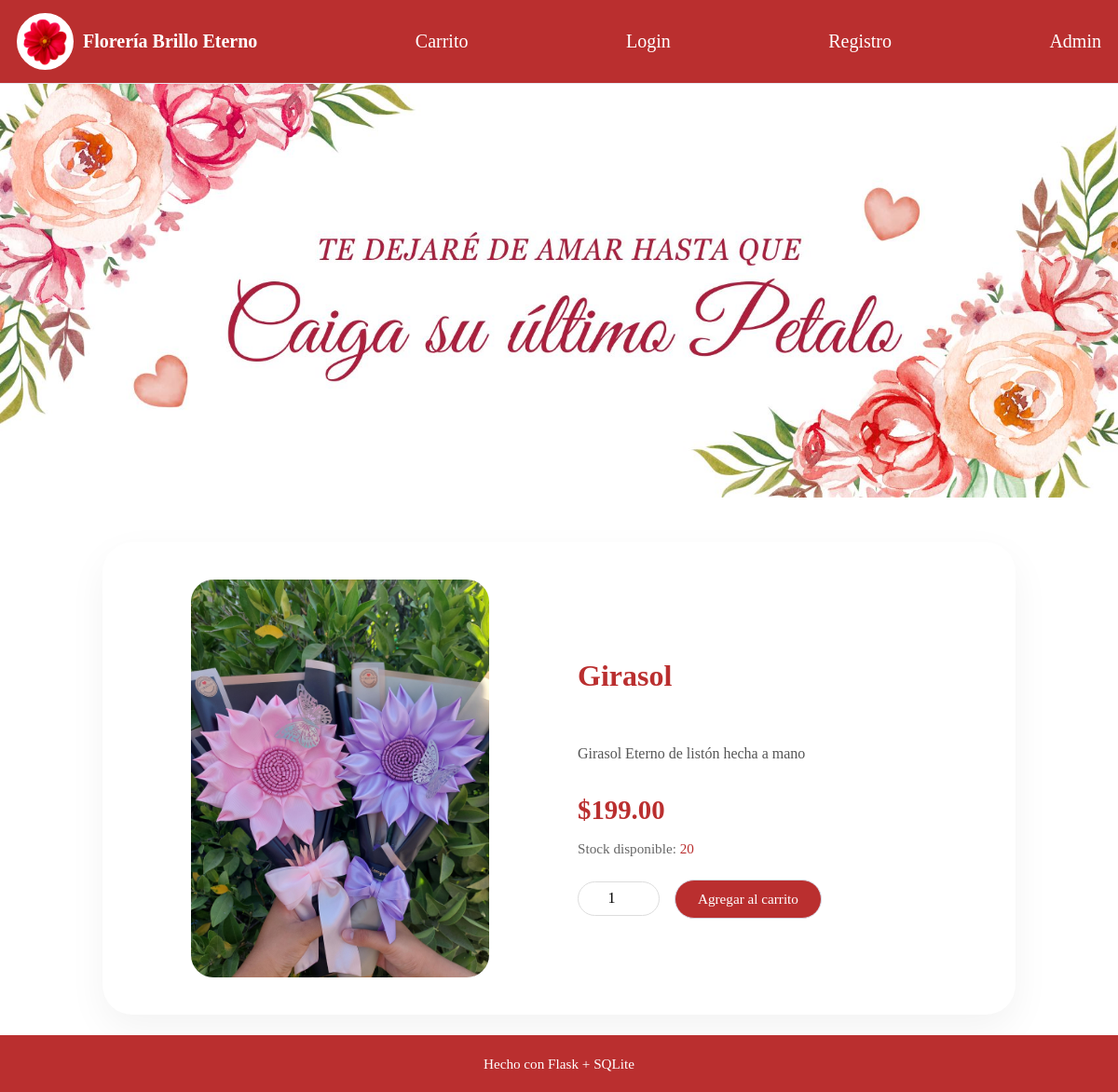
The page /producto/1 on the database its author committed.
### tables this page shows
CREATE TABLE productos(
                    id INTEGER PRIMARY KEY AUTOINCREMENT,
                    nombre TEXT NOT NULL,
                    descripcion TEXT,
                    precio REAL NOT NULL CHECK(precio >= 0),
                    stock INTEGER NOT NULL DEFAULT 0 CHECK(stock >= 0),
                    imagen TEXT DEFAULT 'default.jpg'
                );

### app.py (the view)
@app.route("/producto/<int:producto_id>")
def producto(producto_id):
    p = db.obtener_producto(producto_id)
    if not p:
        return "Producto no encontrado", 404
    return render_template("producto.html", p=p, carrito=carrito_session())

### app.py (called while the page is built)
def carrito_session():
    if "carrito" not in session:
        session["carrito"] = {}
    return session["carrito"]

### tienda_db.py (called while the page is built)
    def obtener_producto(self, producto_id):
        try:
            self.cursor.execute("SELECT * FROM productos WHERE id=?;", (producto_id,))
            return self.cursor.fetchone()
        except Error as e:
            print(f"[DB] Error obteniendo producto: {e}")
            return None

### templates/producto.html (shortened to what this page needs)
{% extends "base.html" %}
{% block content %}
<div class="producto-container">
  <div class="producto-card">
    <div class="producto-img-box">
      <img src="{{ url_for('static', filename='imagenes/' + (p['imagen'] or 'default.jpg')) }}" alt="{{ p['nombre'] }}" class="producto-img">
    </div>
    <div class="producto-info">
      <h1 class="producto-title">{{ p["nombre"] }}</h1>
      <p class="producto-desc">{{ p["descripcion"] or "Sin descripción disponible." }}</p>
      <div class="producto-precio">${{ "%.2f"|format(p["precio"]) }}</div>
      <div class="producto-stock">Stock disponible: <span>{{ p["stock"] }}</span></div>
      <form method="post" action="{{ url_for('carrito_agregar') }}" class="producto-form">
        <input class="producto-qty" type="number" name="cantidad" min="1" value="1">
        <button class="btn producto-btn" type="submit">Agregar al carrito</button>
      </form>
    </div>
  </div>
</div>
{% endblock %}

### static/styles.css (style rules this page uses)
:root { --font-primary: 'Times New Roman', Times, serif; --font-handwritten: 'Great Vibes', cursive; --color-rojo: #ba2f2f; --color-rojo-hover: #9c2525; --color-blanco: #ffffff; --color-fondo-warm: #fffdfb; --color-texto-oscuro: #111111; --color-texto-suave: #555555; --color-borde: #d6d6e2; }
body { margin: 0; background: var(--color-blanco); color: var(--color-texto-oscuro); font-family: var(--font-primary); }
.btn { border: 1px solid var(--color-borde); background: var(--color-blanco); padding: 10px 16px; border-radius: 12px; cursor: pointer; text-decoration: none; color: var(--color-texto-oscuro); font-family: var(--font-primary); font-size: 0.95rem; transition: all 0.2s ease; }
.producto-container { margin-top: 3rem; font-family: var(--font-primary); }
.producto-card { display: flex; gap: 2.5rem; align-items: center; background: var(--color-blanco); padding: 2.5rem; border-radius: 2rem; box-shadow: 0 15px 40px rgba(0,0,0,0.05); }
.producto-img-box { flex: 1; display: flex; justify-content: center; }
.producto-img { max-width: 100%; width: 320px; border-radius: 1.5rem; object-fit: cover; }
.producto-info { flex: 1; display: flex; flex-direction: column; gap: 1rem; }
.producto-title { font-size: 2rem; color: var(--color-rojo); }
.producto-desc { color: var(--color-texto-suave); line-height: 1.5; }
.producto-precio { font-size: 1.8rem; color: var(--color-rojo); font-weight: bold; }
.producto-stock { font-size: 0.95rem; color: #666; }
.producto-stock span { color: var(--color-rojo); font-weight: 500; }
.producto-form { display: flex; align-items: center; gap: 1rem; margin-top: 0.5rem; }
.producto-qty { width: 70px; padding: 0.5rem; border-radius: 999px; border: 1px solid #ddd; text-align: center; font-family: var(--font-primary); }
.producto-btn { background: var(--color-rojo); color: white; border-radius: 999px; padding: 0.7rem 1.5rem; transition: 0.3s; }
.carrito-container, .carrito-table, .checkout, .input, .btn { font-family: var(--font-primary); }

### rows shown on the page
productos: imagen+nombre (picture), nombre "Girasol", descripcion "Girasol Eterno de listón hecha a mano", precio "199.00", stock "20"
